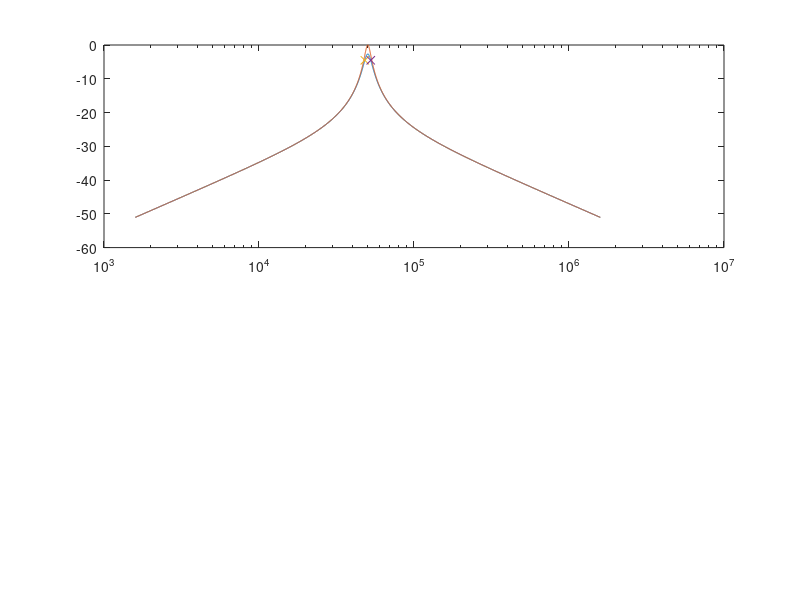

The MATLAB script that drew this image: (Note: this script raises an error after producing the figure.)
clc, clear all

C = 10e-9;
L = 1e-3;
RL = 10;
R = 28;

wo = 1/sqrt(L*C);
p1 = floor(log10(wo))-1;
p2 = ceil(log10(wo))+1;
w = logspace(p1,p2,5000);
f = w/2/pi;

Hw = R ./(R+RL + j*w*L + 1 ./(j*w*C));
Hw_x = R ./(R + j*w*L + 1 ./(j*w*C));

% [b]
Hmax_db = max(20*log10(abs(Hw)))

% [c]
B = (R/L)/2/pi

% [d]
w1 = -R/(2*L) + sqrt( (R/(2*L))^2 + 1/(L*C));
f1 = w1/2/pi
Hw1 = R ./ (R+RL + j*w1*L + 1 ./(j*w1*C));
Hw1_x = R ./ (R + j*w1*L + 1 ./(j*w1*C));

Hw1_db = 20*log10(abs(Hw1))

% [e]
w2 = R/(2*L) + sqrt( (R/(2*L))^2 + 1/(L*C));
f2 = w2/2/pi
Hw2 = R ./(R + RL + j*w2*L + 1./(j*w2*C));
Hw2_x = R ./(R + j*w2*L + 1./(j*w2*C));

Hw2_db = 20*log10(abs(Hw2))

figure (1)
subplot(211),semilogx(f,20*log10(abs(Hw)),f,20*log10(abs(Hw_x)),f1,20*log10(abs(Hw1)),'x', f2,20*log10(abs(Hw2)),'x')
##subplot(211),semilogx(f,20*log10(abs(Hw)),f,20*log10(abs(Hw01)),f1,20*log10(abs(Hw1)),'or',f2,20*log10(abs(Hw2)),'or')
lagend('RL = 10','RL=0','f_c_1','f_c_2')
xlabel('Frequência (Hz)'), ylabel('Módulo H')
subplot(212),semilogx(f ,angle(Hw)*(180/pi),f ,angle(Hw_x)*(180/pi),f1 ,angle(Hw1),'x',f2 ,angle(Hw2),'x')
xlabel('Frequência (Hz)'), ylabel('Fase de H (^o)')


%salvando o grafico em JPG
saveas(gca, 'grafico_16.jpg', 'jpg')